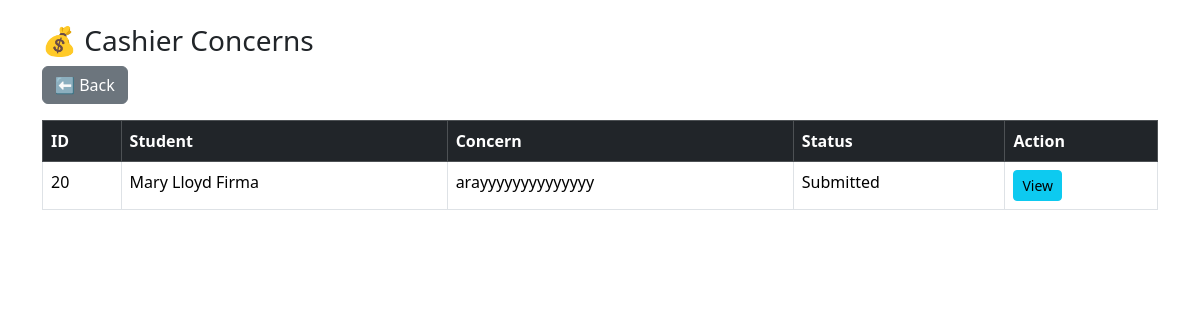
The page /admin/dept_financial.php?dept=Cashier (signed in) on the database its author committed.
### tables this page shows
CREATE TABLE `concerns` (
  `id` int(11) NOT NULL,
  `student_name` varchar(100) DEFAULT NULL,
  `email` varchar(100) DEFAULT NULL,
  `category` varchar(50) DEFAULT NULL,
  `description` text DEFAULT NULL,
  `attachment` varchar(255) DEFAULT NULL,
  `is_anonymous` tinyint(1) DEFAULT NULL,
  `status` varchar(50) DEFAULT 'Submitted',
  `department` varchar(100) DEFAULT NULL,
  `assigned_to` varchar(100) DEFAULT NULL,
  `created_at` timestamp NOT NULL DEFAULT current_timestamp(),
  `updated_at` timestamp NULL DEFAULT NULL,
  `assigned_by` varchar(100) DEFAULT NULL
);

### admin/dept_financial.php (the view, shortened to what this page needs)
<?php
include("../config/db.php");
$dept = $_GET['dept'] ?? '';
$stmt = $conn->prepare("
    SELECT * FROM concerns
    WHERE category='Financial' AND assigned_to=?
    ORDER BY updated_at DESC
");
$stmt->bind_param("s", $dept);
$stmt->execute();
$res = $stmt->get_result();
?>
<!DOCTYPE html>
<html>
<head>
    <link href="https://cdn.jsdelivr.net/npm/bootstrap@5.3.3/dist/css/bootstrap.min.css" rel="stylesheet">
</head>
<body>
<div class="container mt-4">
<h3>💰 <?= $dept ?> Concerns</h3>
<a href="financial_dashboard.php" class="btn btn-secondary mb-3">⬅ Back</a>
<table class="table table-bordered">
<thead class="table-dark">
<tr>
    <th>ID</th>
    <th>Student</th>
    <th>Concern</th>
    <th>Status</th>
    <th>Action</th>
</tr>
</thead>
<tbody>
<?php while($row = $res->fetch_assoc()): ?>
<tr>
    <td><?= $row['id'] ?></td>
    <td><?= $row['student_name'] ?></td>
    <td><?= $row['description'] ?></td>
    <td><?= $row['status'] ?></td>
    <td>
        <a href="../admin/view_concern.php?id=<?= $row['id'] ?>" class="btn btn-info btn-sm">
            View
        </a>
    </td>
</tr>
<?php endwhile; ?>
</tbody>
</table>
</div>
</body>
</html>

### rows shown on the page
concerns: id "20", student_name "Mary Lloyd Firma", description "arayyyyyyyyyyyyyy", status "Submitted"

### other values the page prints
$dept "Cashier"
